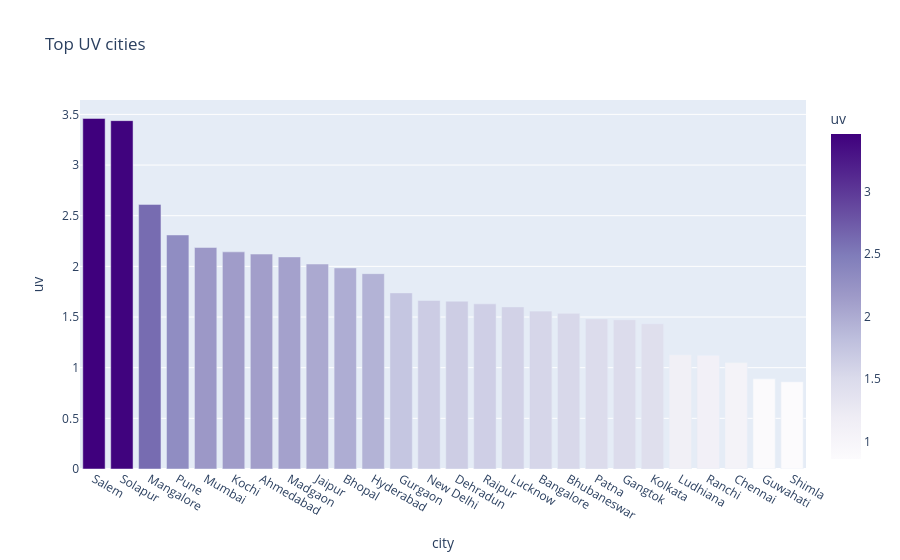

The cell this chart's notebook holds for it:
### Code cell
UVBar = px.bar(
    UV,
    x='city',
    y='uv',
    color='uv',
    color_continuous_scale='purples',
    title='Top UV cities'
)
UVBar.show()

### Figure 1 — Plotly figure (JSON) as saved in the notebook; plotly's stock layout.template omitted (floating-point values rounded to 4 significant figures)
{"data": [{"hovertemplate": "city=%{x}<br>uv=%{marker.color}<extra></extra>", "legendgroup": "", "marker": {"color": [3.46, 3.438, 2.612, 2.31, 2.187, 2.143, 2.122, 2.093, 2.023, 1.985, 1.928, 1.738, 1.663, 1.657, 1.63, 1.6, 1.558, 1.537, 1.482, 1.473, 1.433, 1.127, 1.123, 1.05, 0.89, 0.8617], "coloraxis": "coloraxis", "pattern": {"shape": ""}}, "name": "", "orientation": "v", "showlegend": false, "textposition": "auto", "type": "bar", "x": ["Salem", "Solapur", "Mangalore", "Pune", "Mumbai", "Kochi", "Ahmedabad", "Madgaon", "Jaipur", "Bhopal", "Hyderabad", "Gurgaon", "New Delhi", "Dehradun", "Raipur", "Lucknow", "Bangalore", "Bhubaneswar", "Patna", "Gangtok", "Kolkata", "Ludhiana", "Ranchi", "Chennai", "Guwahati", "Shimla"], "xaxis": "x", "y": [3.46, 3.438, 2.612, 2.31, 2.187, 2.143, 2.122, 2.093, 2.023, 1.985, 1.928, 1.738, 1.663, 1.657, 1.63, 1.6, 1.558, 1.537, 1.482, 1.473, 1.433, 1.127, 1.123, 1.05, 0.89, 0.8617], "yaxis": "y"}], "layout": {"barmode": "relative", "coloraxis": {"colorbar": {"title": {"text": "uv"}}, "colorscale": [[0, "rgb(252,251,253)"], [0.125, "rgb(239,237,245)"], [0.25, "rgb(218,218,235)"], [0.375, "rgb(188,189,220)"], [0.5, "rgb(158,154,200)"], [0.625, "rgb(128,125,186)"], [0.75, "rgb(106,81,163)"], [0.875, "rgb(84,39,143)"], [1, "rgb(63,0,125)"]]}, "legend": {"tracegroupgap": 0}, "title": {"text": "Top UV cities"}, "xaxis": {"anchor": "y", "domain": [0, 1], "title": {"text": "city"}}, "yaxis": {"anchor": "x", "domain": [0, 1], "title": {"text": "uv"}}}}
